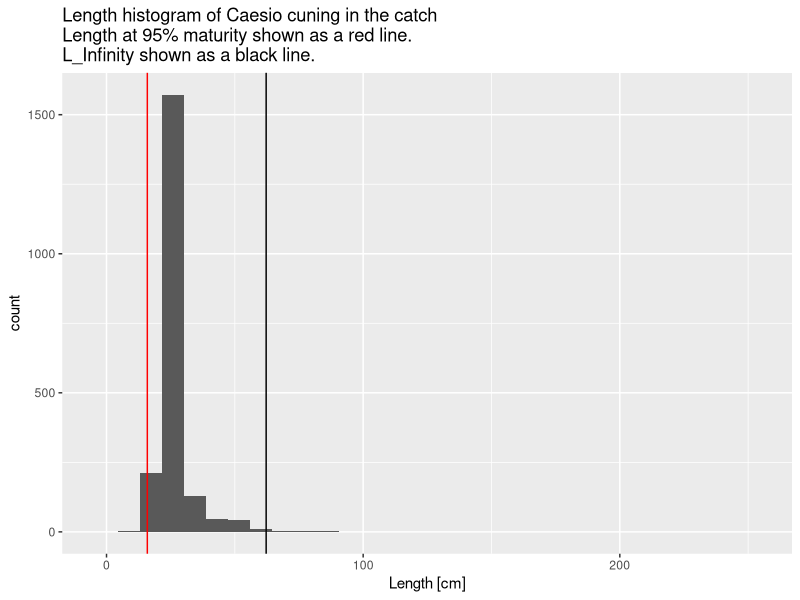
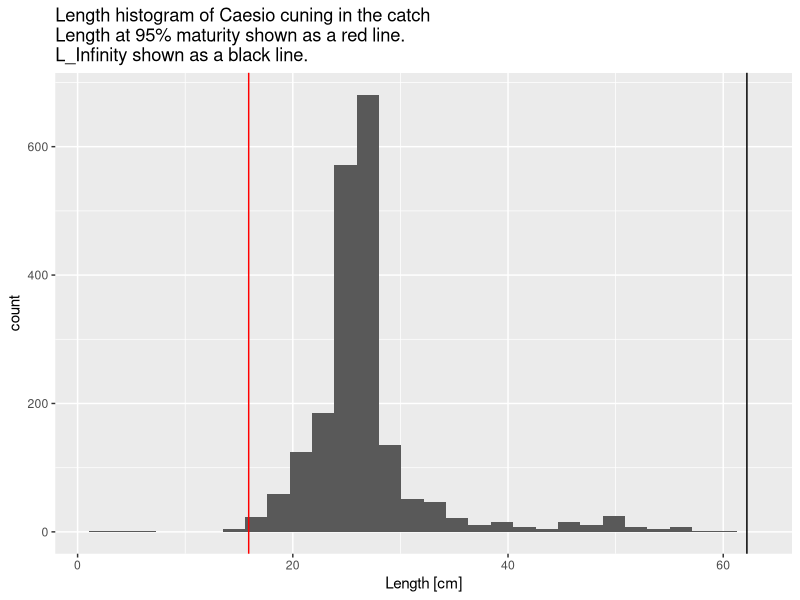
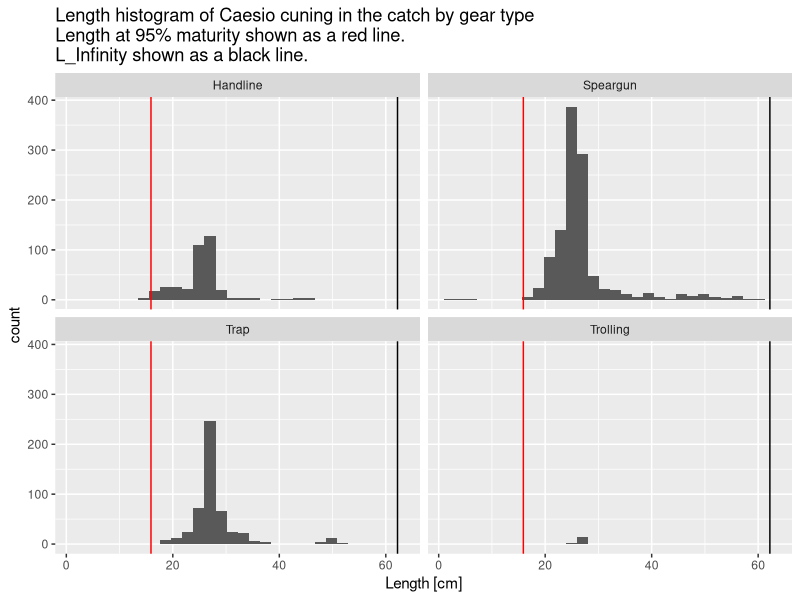
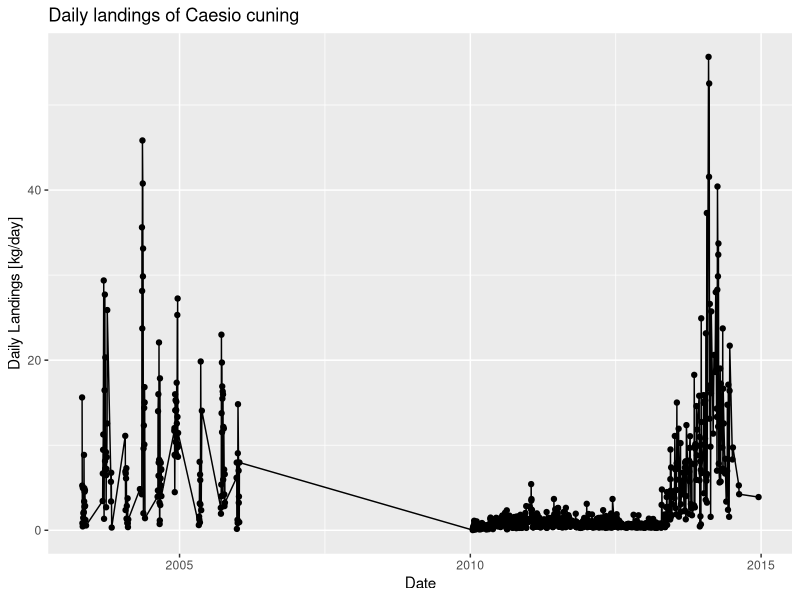
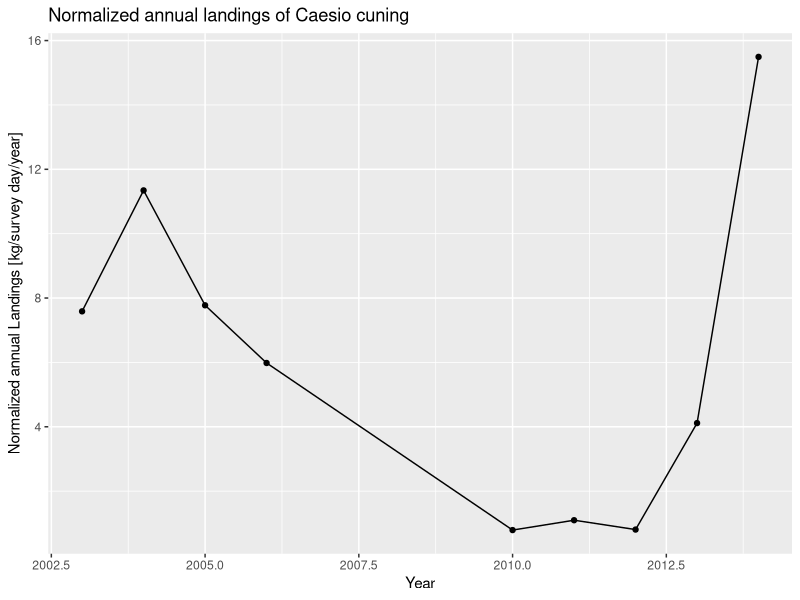
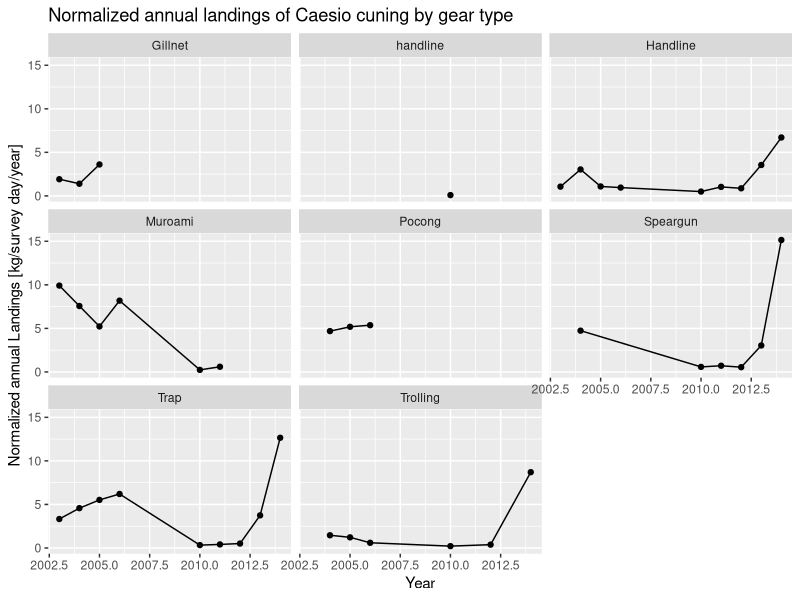
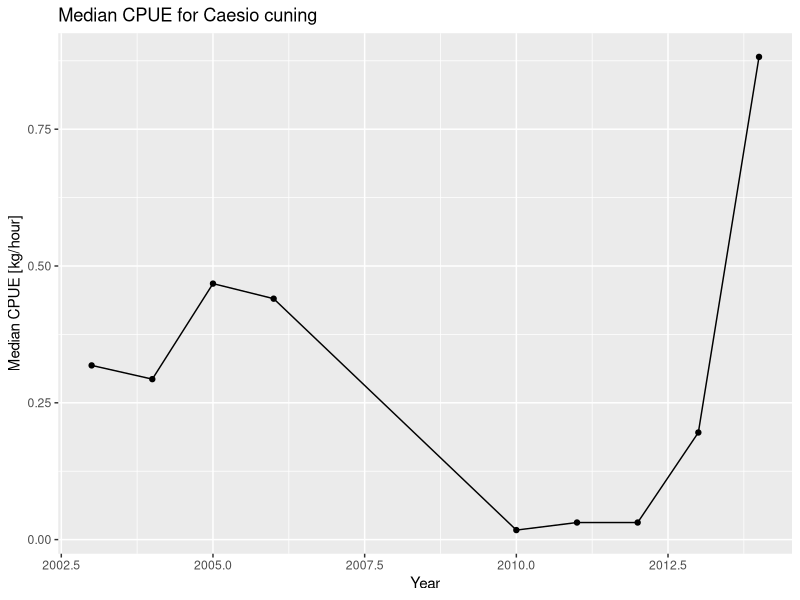

The R script that drew these images, in order:
## ---- chunk 1
library(tidyverse) 

library(lubridate) 
## ---- chunk 2
landings_data <- read_csv("data/sample_landings_data.csv")

life_history_parameters <- read_csv("data/life_history_parameters.csv")
## ---- chunk 3
head(landings_data)
## ---- chunk 4
head(life_history_parameters)
## ---- chunk 5
landings_data %>% ## Start with the landings data frame
  filter(Year == 2014) %>% ## Filter data to only look at length measurements from 2014
  ggplot(aes(Length_cm)) + ## Plot length data
  geom_histogram() + ## Plot a histogram of the length data
  geom_vline(aes(xintercept=life_history_parameters$L_inf),color="black") + ## Add a black vertical line for L infinity, the length of a theoretically infinitely old fish. No measured fish should be greater than this length. Use the life_history_parameter data frame to get this value. You can use the "$" operator to grab a specific column from a data frame. In this case, you are grabbing the column title "L_inf" from "life_history_parameters"
  geom_vline(aes(xintercept=life_history_parameters$m95),color="red") + ## Add a red vertical line for m95, the length at which 95% of fish are mature. Any fish below this length may be immature. Use the life_history_parameter data frame to get this value.
  xlab("Length [cm]") + ## Change x-axis label
  ggtitle("Length histogram of Caesio cuning in the catch\nLength at 95% maturity shown as a red line.\nL_Infinity shown as a black line.") ## Add figure title
## ---- chunk 6

landings_data <- landings_data %>%
  filter(Length_cm < life_history_parameters$L_inf) ## Re-write landings data frame to only include measurements with lengths less than L infinity

landings_data %>% ## Start with the landings data frame
  filter(Year == 2014) %>% ## Filter data to only look at length measurements from 2014
  filter(Length_cm < life_history_parameters$L_inf) %>% ## Filter out any observations greater than L_infinity. These are likely errors.
  ggplot(aes(Length_cm)) + ## Plot annual landings versus year
  geom_histogram() + ## Plot a histogram of the length data
  geom_vline(aes(xintercept=life_history_parameters$L_inf)) + ## Add a black line for L infinity, the length of a theoretically infinitely old fish. No measured fish should be greater than this length. Use the life_history_parameter data frame to get this value.
  geom_vline(aes(xintercept=life_history_parameters$m95),color="red") + ## Add a red line form95, the length at which 95% of fish are mature. Any fish below this length may be immature. Use the life_history_parameter data frame to get this value. +
  xlab("Length [cm]") + ## Change x-axis label
  ggtitle("Length histogram of Caesio cuning in the catch\nLength at 95% maturity shown as a red line.\nL_Infinity shown as a black line.") ## Add figure title
## ---- chunk 7

landings_data %>% ## Start with the landings data frame
  filter(Year == 2014) %>% ## Filter data to only look at length measurements from 2014
  filter(Length_cm < life_history_parameters$L_inf) %>% ## Filter out any observations greater than L_infinity. These are likely errors.
  ggplot(aes(Length_cm)) + ## Plot annual landings versus year
  geom_histogram() + ## Plot a histogram of the length data
  geom_vline(aes(xintercept=life_history_parameters$L_inf)) + ## Add a black line for L infinity, the length of a theoretically infinitely old fish. No measured fish should be greater than this length. Use the life_history_parameter data frame to get this value.
  geom_vline(aes(xintercept=life_history_parameters$m95),color="red") + ## Add a red line form95, the length at which 95% of fish are mature. Any fish below this length may be immature. Use the life_history_parameter data frame to get this value. +
  xlab("Length [cm]") + ## Change x-axis label
  ggtitle("Length histogram of Caesio cuning in the catch by gear type\nLength at 95% maturity shown as a red line.\nL_Infinity shown as a black line.") + ## Add figure title
  facet_wrap(~Gear) ## This tells the figure to plot by all different gear types
## ---- chunk 8
landings_data %>% ## Start with the landings data frame
  #filter(Year == 2014) %>% ## Only look at length measurements from 2014
  mutate(Mature = ifelse(Length_cm > life_history_parameters$m95,1,0)) %>% ## Add a column to the data that indicates whether each length measurement is from a mature or immature fish. If it's mature, this value should be 1; if immature, 0.
  group_by(Year) %>% ## Group by year so we can see the percent mature for every year
  summarize(Percent_Mature = sum(Mature) / n() * 100) ## The percentage mature is equal to the  number of mature fish divided by the total number of fish and multiplied by 100
## ---- chunk 9
landings_data %>% ## Start with the landings data frame
  mutate(Date = mdy(Date)) %>% ## Turn the date column into a date variable that R recognizes
  mutate(landings_kg = Weight_g/1000) %>% ## Create a new column in the data frame that is landings in kilograms instead of grams
  group_by(Date) %>% ## Group the data by date so we can calculate the total landings by date
  summarize(daily_landings = sum(landings_kg)) %>% ## For each date, sumamrize the sum of all daily landings
  ggplot(aes(x=Date,y=daily_landings)) + ## Plot daily landings versus date
  geom_point() + ## Make a scatter plot
  geom_line() + ## Also add a line connecting the points
  ylab("Daily Landings [kg/day]") + ## Change the y-axis title
  ggtitle("Daily landings of Caesio cuning") ## Add a figure title
## ---- chunk 10
landings_data %>% ## Start with the landings data frame
  mutate(Date = mdy(Date)) %>% ## Turn the date column into a date variable that R recognizes
  mutate(Year = year(Date)) %>% ## Create a year column using a year format R recognizes
  group_by(Year) %>% ## First, group the data by year
  summarize(Annual_Landings_kg = sum(Weight_g,na.rm=TRUE)/1000/n_distinct(Date)) %>% # Next, summarize the total annual landings per year. Also convert from grams to kilograms by dividing by 1000. Also, normalize the annual catch by the number of survey days each year.
  ggplot(aes(x=Year,y=Annual_Landings_kg)) + ## Plot annual landings versus year
  geom_point() + ## Make a scatter plot
  geom_line() + ## Also add a line connecting the points
  ylab("Normalized annual Landings [kg/survey day/year]") + ## Change the y-axis title
  ggtitle("Normalized annual landings of Caesio cuning") ## Add figure title
## ---- chunk 11
landings_data %>% ## Start with the landings data frame
  mutate(Date = mdy(Date)) %>% ## Turn the date column into a date variable that R recognizes
  mutate(Year = year(Date)) %>% ## Create a year column using a year format R recognizes
  group_by(Year,Gear) %>% ## First, group the data by year and gear type
  summarize(Annual_Landings_kg = sum(Weight_g,na.rm=TRUE)/1000/n_distinct(Date)) %>% # Next, summarize the total annual landings per year. Also convert from grams to kilograms by dividing by 1000. Also, normalize the annual catch by the number of survey days each year.
  ggplot(aes(x=Year,y=Annual_Landings_kg)) + ## Plot annual landings versus year
  geom_point() + ## Make a scatter plot
  geom_line() + ## Also add a line connecting the points
  ylab("Normalized annual Landings [kg/survey day/year]") + ## Change the y-axis title
  ggtitle("Normalized annual landings of Caesio cuning by gear type")  + ## Add figure title
  facet_wrap(~Gear) ## This tells the figure to plot by all different gear types
## ---- chunk 12
landings_data %>% ## Start with the landings data frame
  mutate(Date = mdy(Date)) %>% ## Turn the date column into a date variable that R recognizes
  mutate(Year = year(Date)) %>% ## Create a year column using a year format R recognizes
  group_by(Year,Trip_ID) %>% ## Group by year and Trip ID so that you can calculate CPUE for every trip in every year
  summarize(Trip_CPUE = sum(Weight_g/1000) / mean(Effort_Hours)) %>% ## Calculate the CPUE for each trip by dividing the sum of the catch, converted from grams to kilograms, by the trip by the number of fishing hours
  group_by(Year) %>% ## Next, just group by year so we can calculate median CPUE for each year across all trips in the year
  summarize(Median_CPUE = median(Trip_CPUE)) %>% # Calculate median CPUE for each year
  ggplot(aes(x=Year,y=Median_CPUE)) + ## Plot median CPUE versus year
  geom_point() + ## Make a scatter plot
  geom_line() + ## Also add a line connecting the points
  ylab("Median CPUE [kg/hour]") + ## Change the y-axis title
  ggtitle("Median CPUE for Caesio cuning") ## Add figure title
